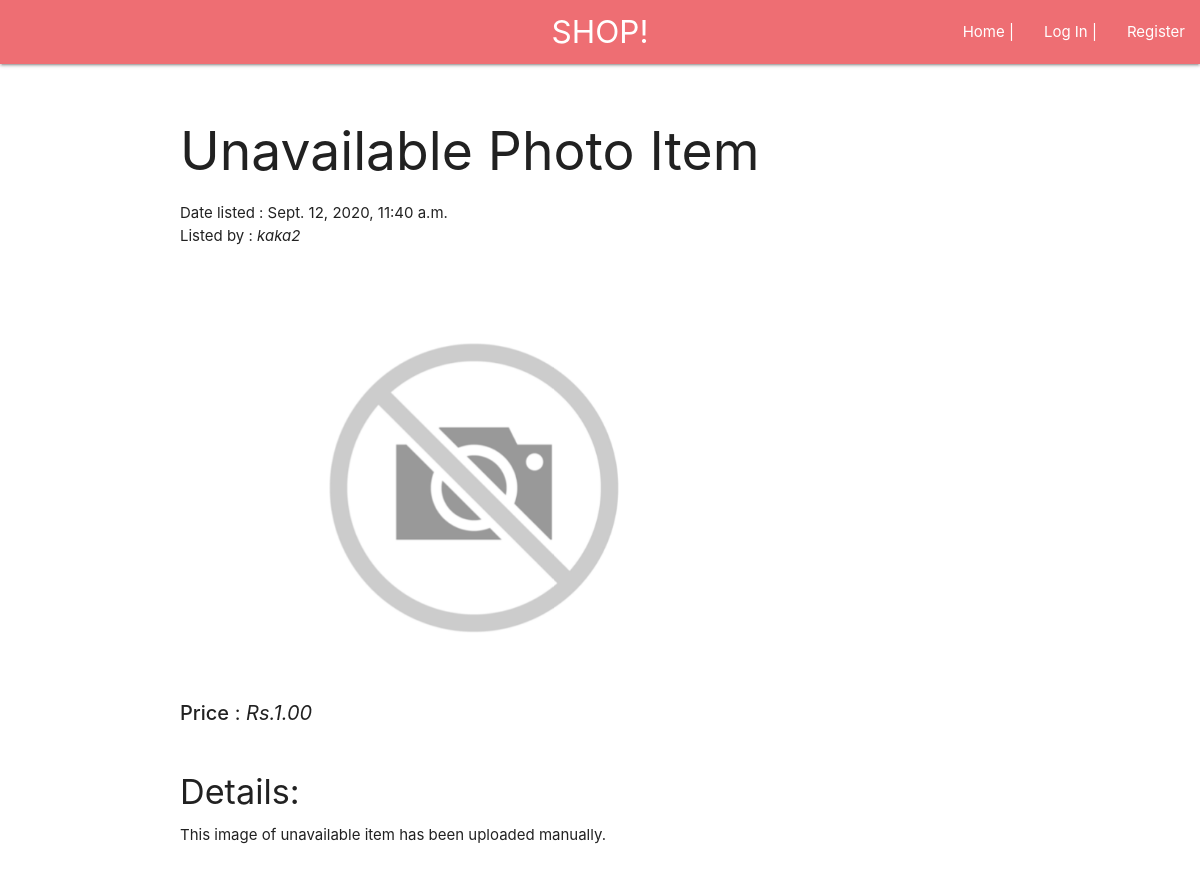
Screenshot of /item_page/10 with the database file from the repository.
### auctions/models.py (models this page shows, shortened)
class Listing(models.Model):
	idx = models.AutoField(primary_key=True)
	title = models.CharField(max_length=250)
	summary = models.TextField()
	price = models.DecimalField(max_digits=10,decimal_places=2)
	listing_date = models.DateTimeField("date_listed", default=timezone.now())
	thumbnail = models.ImageField(null=True, blank=True,)
	created_by = models.ForeignKey(settings.AUTH_USER_MODEL, null=True, blank=True, on_delete=models.SET_NULL,)

class User(AbstractUser):
    pass

### auctions/views.py (the view)
# urls.py: path("item_page/<idx>", views.item_page, name="item_page"),
def item_page(request,idx):
    item = get_object_or_404(Listing,idx=idx)
    return render(request,"auctions/item_page.html", context={"item":item})

### auctions/templates/auctions/item_page.html (shortened to what this page needs)
{% extends "auctions/layout.html" %}
{% load static %}
{% block body %}
    <h2>{{ item.title }}</h2>
    <p>Date listed : {{ item.listing_date }}
        <br>
        Listed by : <em>{{ item.created_by }}</em>
    </p>
    <br>
	    <ul>
    		<img class="materialboxed" width="70%" src="{{ item.thumbnail.url|default_if_none:'#' }}">
    		<br>
    		<li style="font-size: 20px"><strong>Price</strong> : <em>Rs.{{ item.price }}</em></li><br>
    		<h4>Details:</h4>
    		<li>{{ item.summary }}</li>
		</ul>
		<br>
		<br>
{% endblock %}

### rows the page displays
Listing: title "Unavailable Photo Item", listing_date "Sept. 12, 2020, 11:40 a.m.", created_by "kaka2", thumbnail (placeholder picture), price "1.00", summary "This image of unavailable item has been uploaded manually."
